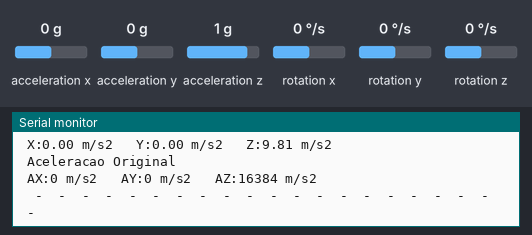
Bench run of a sketch on a simulated Arduino Uno, built with avr-gcc and run on an emulated ATmega328P. Shown: the last lines printed to the serial monitor. The inputs (shaded band) are chosen by the test bench; at power-on: acceleration z 1 g, acceleration x 0 g, acceleration y 0 g, rotation x 0 °/s, rotation y 0 °/s, rotation z 0 °/s. The local clock reads 2024-03-15 10:24:30 at power-on unless the sketch sets it; storage starts empty.

Above: at 2.2 s.
2.3 s: acceleration z set to 0 g
At 4.0 s:
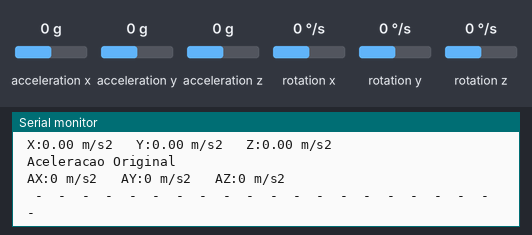
5.7 s: acceleration x set to -1.4 g
At 7.0 s:
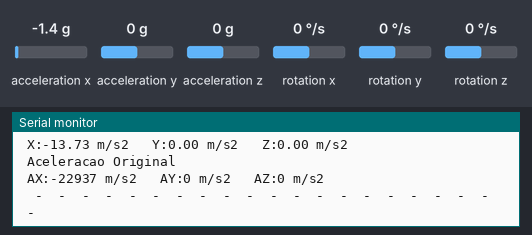
7.2 s: acceleration y set to -1.4 g
At 8.3 s:
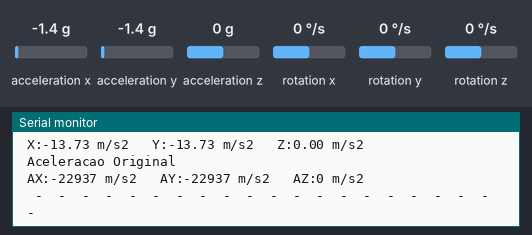
Timing chart, 0 to 10.2 s (numbered marks = the images above; inputs shaded):
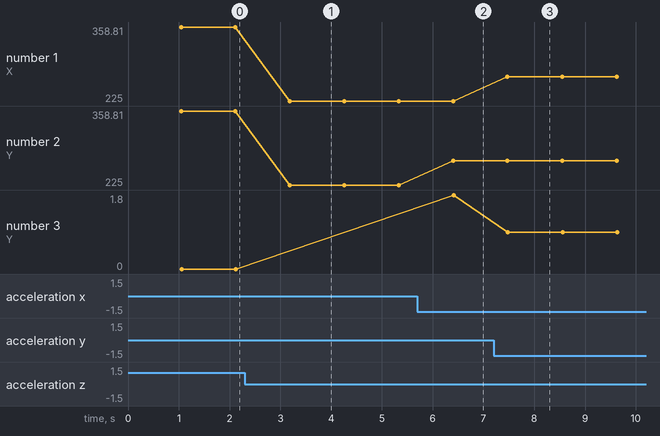

Measured:
- after the input at 2.3 s, the serial monitor: prints a new line after 0.89 s (image 1)
- after the input at 5.7 s, the serial monitor: prints a new line after 0.70 s (image 2)
- after the input at 7.2 s, the serial monitor: prints a new line after 0.27 s (image 3)
- plotted number 2: 225 → 269.18 after the input at 5.7 s
- plotted number 3: 0 → 1.8 after the input at 5.7 s, 1.8 → 0.9 after the input at 7.2 s

The sketch:

rtcacelerometroV3.ino
```cpp
//////CODIGO SENSOR MOVIMENTO DE MASSA 26/03/2018
/*Considerações:   O endereço de comunicação do RTC e do MPU6050 pode ser os mesmos 0x68.
 * para mudar o endereço do MPU6050, deve-se conetar o pino AD0 PARA 3.3V. Isso fara com que
 * o enderço do sensor mude para 0x69.
 * Para verificar todos os dispositivos conectados ao I2C (PINOS A4 E A5) utilize o código do link
 * https://gist.github.com/tfeldmann/5411375
 * Devem aparecer 3 endereços (dois pelo RTC e um pelo sensor - 0x69 - )
 *
 * O código implementa um SD para guardar os dados coletados
 */
////CODIGO MPU6050

// Pinagem Arduino UNO
// GND - GND
// VCC - 5 V
// SDA - A4
// SCL - A5

// Pinagem Arduino MEGA
// GND - GND
// VCC - 5 V
// SDA - 20
// SCL - 21

//Biblioteca necessária para controlar o MPU6050  UTILIZAR AS LIBRARIAS COMPARTILHADAS NO GOOGLE DRIVE

#include "I2Cdev.h"
#include "MPU6050.h"
#include "Wire.h"

#include <SD.h>

//Biblioteca do RTC

#include <DS3231.h>


MPU6050 sensor(0x69);  //Define o endereço 0x69 como o endereço do sensor MPU6050


// Init the DS3231 using the hardware interface
DS3231  rtc(SDA, SCL); //SDA, SCL

// Init a Time-data structure
Time  t;

// Criando variavel MPU6050 sensor

//Declarando as Variaveis

//Variaveis para angulo de inclinação

int minVal=265;
int maxVal=402;

double x;
double y;
double z;

//Variaveis do Acelerometro e Giroscopio sem processar.
int axL, ay, az;
int gx, gy, gz;

// Variaveis para o calculo do angulo rotaçao
long tempo_prev;
float dt;
float ang_x, ang_y;
float ang_x_prev, ang_y_prev;
float ax_m_s2,ay_m_s2,az_m_s2;

const int chipSelect = 4;  // Define o pin que ativa o cartão de memoria

 void setup() {
  Serial.begin(57600);    //Iniciando o monitor serial 57600

  sensor.initialize();    //Iniciando o sensor de aceleracion


  rtc.begin();  // Initialize the rtc object


  // The following lines can be uncommented to set the date and time

  //rtc.setTime(15,35, 0);     // Define a hora (formato de 24h)
  //rtc.setDate(27,11, 2018);   // Define a data

  if (sensor.testConnection()) Serial.println(F("Sensor iniciado corretamente"));
  else Serial.println(F("Erro ao iniciar o sensor"));

  // Verifica se o cartão de memoria pode ser inicializado
  if (!SD.begin(chipSelect)) {
    Serial.println(F("Falha ao abrir o cartão / cartão não presente"));
    // don't do anything more:
    while (1);
  }
  Serial.println(F("Cartão inizializado"));
  delay(1000);

}

void loop() {

  LerAcelera(); //Faz as leituras do MPU6050.  Armazena as informações nas variaveis globais
  t = rtc.getTime(); // Faz leitura do horario atual
  PrintarInforma();  //Printa na tela as informações
  GravarNoSD();
  delay(1000);      //Aguarda um segundo entre as informações

}
/************************************************************************************/
/*
 *
 * FUNÇÕES DE APOIO AO PROGRAMA
 *
 */
/************************************************************************************/
// Função para gravar os dados no cartão SD
void GravarNoSD()
{

  // open the file. note that only one file can be open at a time,
  // so you have to close this one before opening another.
  File dataFile = SD.open("datalog.txt", FILE_WRITE);

  // if the file is available, write to it:
  if (dataFile) {
    dataFile.print(String(t.date, DEC));
    dataFile.print(",");
    dataFile.print(rtc.getMonthStr());
    dataFile.print(",");
    dataFile.print(t.hour, DEC);
    dataFile.print(",");
    dataFile.print(t.min, DEC);
    dataFile.print(",");
    dataFile.print(String(axL));
    dataFile.print(",");
    dataFile.print(String(ay));
    dataFile.print(",");
    dataFile.print(String(az));
    dataFile.print(",");
    dataFile.print(String(gx));
    dataFile.print(",");
    dataFile.print(String(gy));
    dataFile.print(",");
    dataFile.println(String(gz));
    dataFile.close();
    // print to the serial port too:
  }
  // if the file isn't open, pop up an error:
  else {
    Serial.println(F("error Abrindo o arquivo"));
  }
}

/*Função para ler os valores da aceleração*/
void LerAcelera()
{
  //Ler os dados do Acelerometro
  sensor.getAcceleration(&axL, &ay, &az);

  //Ler os dados do Giroscopio
  sensor.getRotation(&gx, &gy, &gz);

  //Calculos
  //Calcular os Angulos de Inclinaçao (X,Y,Z)
    int xAng = map(axL,minVal,maxVal,-90,90);
    int yAng = map(ay,minVal,maxVal,-90,90);
    int zAng = map(az,minVal,maxVal,-90,90);

       x= RAD_TO_DEG * (atan2(-yAng, -zAng)+PI);
       y= RAD_TO_DEG * (atan2(-xAng, -zAng)+PI);
       z= RAD_TO_DEG * (atan2(-yAng, -xAng)+PI);

  // Transformar os valores do acelerometro inicialmente lidos em bits para m/s²

   ax_m_s2 = axL * (9.81/16384.0);
   ay_m_s2 = ay * (9.81/16384.0);
   az_m_s2 = az * (9.81/16384.0);


  // Angulos de Rotaçao com filtro de interferencia
  // Angulos com o acelerometro em radiano
  float acel_ang_x=atan(ay/sqrt(pow(axL,2) + pow(az,2)))*(180.0/PI);
  float acel_ang_y=atan(-axL/sqrt(pow(ay,2) + pow(az,2)))*(180.0/PI);

  //Calcular o angulo de rotaçao com o giroscopio e filtro de complemento


  ang_x = 0.98*(ang_x_prev+(gx/131)*dt) + 0.02*acel_ang_x;
  ang_y = 0.98*(ang_y_prev+(gy/131)*dt) + 0.02*acel_ang_y;

  //Substituindo od valores
}


void PrintarInforma()
{
Serial.print("Data: ");
  Serial.print(t.date, DEC);
  Serial.print(" / ");
  Serial.print(rtc.getMonthStr());
  Serial.print(" / ");
  Serial.print(t.year, DEC);
  Serial.println(".");

  // Send time
  Serial.print(t.hour, DEC);
  Serial.print(" hora(s):, ");
  Serial.print(t.min, DEC);
  Serial.print(" minuto(s) e ");
  Serial.print(t.sec, DEC);
  Serial.println(" segundo(s).");

  // Mostrar os angulos (X,Y,Z)
  Serial.println(" Angulo de Inclinacao");
  Serial.print(" X: "); Serial.print(x); Serial.print("º");
  Serial.print(" Y: ");  Serial.print(y); Serial.print("º");
  Serial.print(" Z: ");  Serial.print(z); Serial.println("º");

 // Mostrar os angulos de rotaçao Giroscopio
  Serial.println(" Angulo de Rotacao");
  Serial.print(" X: "); Serial.print(ang_x);  Serial.print("º");
  Serial.print(" Y: "); Serial.print(ang_y); Serial.println("º");

 // Aceleraçoes Angulares

  Serial.println(" Aceleracao Angular");
  Serial.print(" X:");Serial.print(ax_m_s2); Serial.print(" m/s2"); Serial.print("\t");
  Serial.print(" Y:");Serial.print(ay_m_s2); Serial.print(" m/s2");  Serial.print("\t");
  Serial.print(" Z:");Serial.print(az_m_s2); Serial.print(" m/s2"); Serial.println("\t");

  Serial.println(" Aceleracao Original");
  Serial.print(" AX:");Serial.print(axL); Serial.print(" m/s2"); Serial.print("\t");
  Serial.print(" AY:");Serial.print(ay); Serial.print(" m/s2"); Serial.print("\t");
  Serial.print(" AZ:");Serial.print(az); Serial.print(" m/s2"); Serial.println("\t");
  Serial.println("  -  -  -  -  -  -  -  -  -  -  -  -  -  -  -  -  -  -  -  -  -");

}

  /*
  Wire.write(zero);
  Wire.endTransmission();
  Wire.requestFrom(DS1307_ADDRESS, 7);
  int segundos = ConverteparaDecimal(Wire.read());
  int minutos = ConverteparaDecimal(Wire.read());
  int horas = ConverteparaDecimal(Wire.read() & 0b111111);
  int diadasemana = ConverteparaDecimal(Wire.read());
  int diadomes = ConverteparaDecimal(Wire.read());
  int mes = ConverteparaDecimal(Wire.read());
  int ano = ConverteparaDecimal(Wire.read());
*/
/*
byte ConverteParaBCD(byte val)
{
  //Converte o número de decimal para BCD
  return ( (val/10*16) + (val%10) );
}

byte ConverteparaDecimal(byte val)
{
  //Converte de BCD para decimal
  return ( (val/16*10) + (val%16) );
}
*/
```
